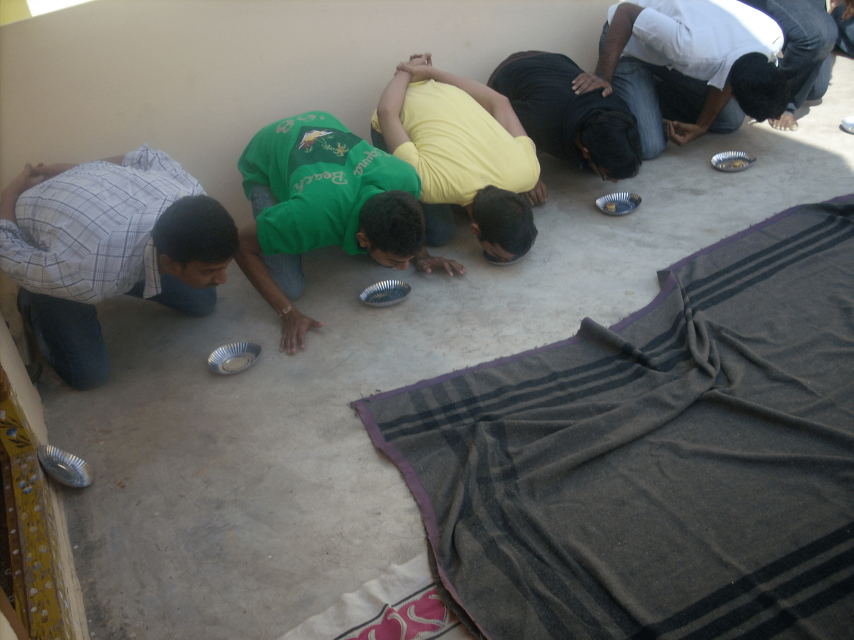
#> input picture ImageSharpnessContrast/for_resizing.png, 2560 x 1920 px (shown at 1/3 size)
$ python ImageSharpness.py
#> lines starting #> are read from the running program, lines starting #| are printed output that depends on the picture
### ImageSharpnessContrast/ImageSharpnessParams.py
import cv2

image= cv2.imread("for_resizing.png")
#> image is the input picture: shape (1920, 2560, 3); mean B, G, R 96.5, 100.2, 97.9

### ImageSharpnessContrast/ImageSharpness.py
import numpy as np
import cv2
import ImageSharpnessParams as isp

cv2.imshow("originalImage", isp.image)
cv2.waitKey(0)

#increasing image's intensity


ratio= 100 / isp.image.shape[1]
diamensions= (100, int(isp.image.shape[1] * ratio))
thumbnail= cv2.resize(isp.image, diamensions, interpolation= cv2.INTER_AREA)
cv2.imshow("small image", thumbnail)
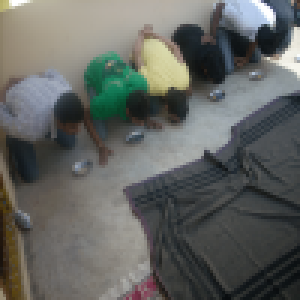
#> window 'small image': shape (100, 100, 3) (shown 3 times larger); mean B, G, R 96.5, 100.2, 97.9
cv2.waitKey(0)

intensity=np.zeros(thumbnail.shape, dtype= "uint8") + 200

added = cv2.add(thumbnail, intensity)
cv2.imshow("BrightImage", added)
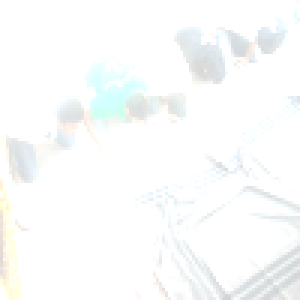
#> window 'BrightImage': shape (100, 100, 3) (shown 3 times larger); mean B, G, R 251.5, 251.9, 250.4
cv2.waitKey(0)

#increasing contrast

addedbynp = np.add(thumbnail, intensity)
cv2.imshow("wrap_up", addedbynp)
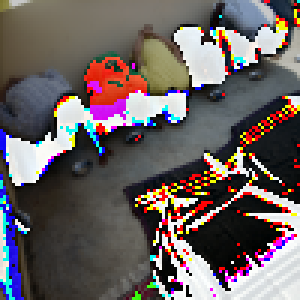
#> window 'wrap_up': shape (100, 100, 3) (shown 3 times larger); mean B, G, R 97.3, 96.9, 106.6
cv2.waitKey(0)
